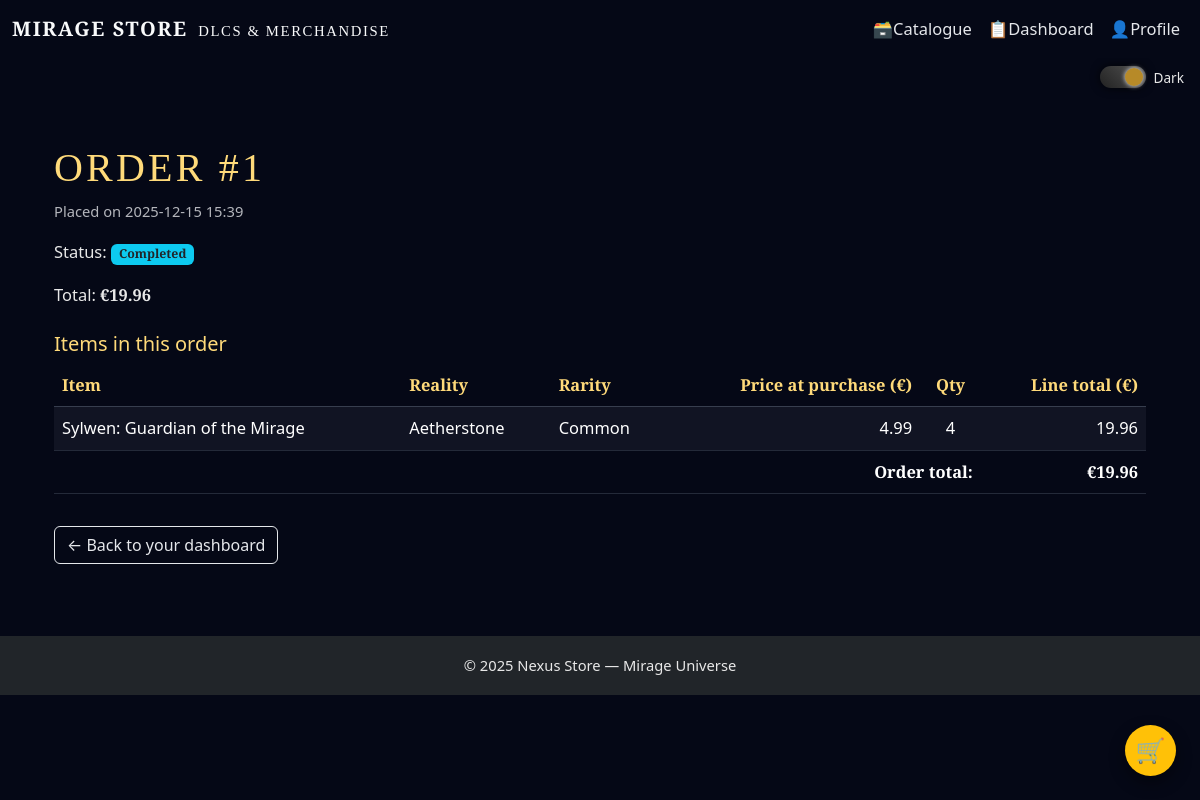
Screenshot of /accounts/orders/1/ (signed in) with the database file from the repository.
### core/models.py (models this page shows, shortened)
class Order(models.Model):
    STATUS_CHOICES = [
        ("pending", "Pending"),
        ("completed", "Completed"),
        ("cancelled", "Cancelled"),
    ]
    user = models.ForeignKey(
        User,
        on_delete=models.CASCADE,
        related_name="orders",
    )
    created_at = models.DateTimeField(auto_now_add=True)
    status = models.CharField(
        max_length=20,
        choices=STATUS_CHOICES,
        default="completed",
    )
    total_price = models.DecimalField(
        max_digits=8,
        decimal_places=2,
        default=Decimal("0.00"),
    )

class OrderItem(models.Model):
    order = models.ForeignKey(
        Order,
        on_delete=models.CASCADE,
        related_name="items",
    )
    item = models.ForeignKey(
        Item,
        on_delete=models.PROTECT,
        related_name="order_items",
    )
    quantity = models.PositiveIntegerField(default=1)
    price_at_purchase = models.DecimalField(max_digits=7, decimal_places=2)
    def line_total(self) -> Decimal:
        return self.price_at_purchase * self.quantity

class Item(models.Model):
    label = models.CharField(max_length=100)
    category = models.ForeignKey(
        Category,
        on_delete=models.PROTECT,
        related_name="items",
    )
    subcategory = models.ForeignKey(
        SubCategory,
        on_delete=models.PROTECT,
        related_name="items",
    )
    description = models.TextField(blank=True)
    price = models.DecimalField(max_digits=7, decimal_places=2)
    element = models.CharField(max_length=30, blank=True)
    reality_fragment = models.CharField(max_length=50, blank=True)
    rarity = models.CharField(
        max_length=20,
        choices=RARITY_CHOICES,
        default="common",
    )
    image_url = models.CharField(
        max_length=200,
        blank=True,
        help_text="Path under static/, e.g. 'images/items/emberwreath-longbow.png'",
    )
    created_at = models.DateTimeField(auto_now_add=True)

### accounts/views.py (the view)
# urls.py: path("orders/<int:order_id>/", views.order_detail_view, name="order_detail"),
@login_required
def order_detail_view(request, order_id):
    order = get_object_or_404(Order, pk=order_id, user=request.user)
    order_items = OrderItem.objects.filter(order=order).select_related("item")
    context = {
        "order": order,
        "order_items": order_items,
    }
    return render(request, "accounts/order_detail.html", context)

### accounts/templates/accounts/order_detail.html (shortened to what this page needs)
{% extends "core/layout.html" %}
{% block content %}
<div class="container py-4">
    <h1 class="page-title">Order #{{ order.id }}</h1>
    <p class="text-muted small">
        Placed on {{ order.created_at|date:"Y-m-d H:i" }}
    </p>
    <p>
        Status:
        <span class="badge bg-info text-dark">{{ order.status|title }}</span>
    </p>
    <p>
        Total:
        <strong>€{{ order.total_price }}</strong>
    </p>
    <h2 class="h5 mt-4">Items in this order</h2>
    {% if order_items %}
        <div class="table-responsive mt-2">
            <table class="table table-dark table-striped align-middle">
                <thead>
                    <tr>
                        <th>Item</th>
                        <th>Reality</th>
                        <th>Rarity</th>
                        <th class="text-end">Price at purchase (€)</th>
                        <th class="text-center">Qty</th>
                        <th class="text-end">Line total (€)</th>
                    </tr>
                </thead>
                <tbody>
                {% for row in order_items %}
                    <tr>
                        <td>{{ row.item.label }}</td>
                        <td>{{ row.item.reality_fragment|default:"–" }}</td>
                        <td>{{ row.item.get_rarity_display }}</td>
                        <td class="text-end">{{ row.price_at_purchase }}</td>
                        <td class="text-center">{{ row.quantity }}</td>
                        <td class="text-end">{{ row.line_total }}</td>
                    </tr>
                {% endfor %}
                </tbody>
                <tfoot>
                    <tr>
                        <th colspan="5" class="text-end">Order total:</th>
                        <th class="text-end">€{{ order.total_price }}</th>
                    </tr>
                </tfoot>
            </table>
        </div>
    {% else %}
        <p class="small mt-2">
            This order has no items (this normally should not happen).
        </p>
    {% endif %}
    <a href="{% url 'dashboard' %}" class="btn btn-outline-light mt-3">
        ← Back to your dashboard
    </a>
</div>
{% endblock %}

### core/static/css-files/global.css (style rules this page uses)
*, *::before, *::after { box-sizing: border-box; }
body { font-family: "Cormorant Garamond", system-ui, -apple-system, BlinkMacSystemFont, "Segoe UI", sans-serif; }
.mirage-hero-title, .navbar-brand, .page-title { font-family: "Cinzel", serif; letter-spacing: 0.08em; text-transform: uppercase; }
html { font-size: 16px; }
body { font-size: 1.03rem; line-height: 1.6; font-weight: 500; -webkit-font-smoothing: antialiased; text-rendering: optimizeLegibility; }
.small, small { font-size: 0.92rem; }
.mirage-hero-title, .navbar-brand, .page-title { font-family: "Cinzel Decorative", "Cinzel", serif; }

### core/static/css-files/theme-dark.css (style rules this page uses)
body.dark-theme { background-color: #050816; color: #f3f4f6; }
body.dark-theme h1, body.dark-theme h2, body.dark-theme h3, body.dark-theme h4, body.dark-theme h5, body.dark-theme h6 { color: #ffda7a; }
body.dark-theme p, body.dark-theme li, body.dark-theme small, body.dark-theme label, body.dark-theme span { color: #e8e8e8; }
body.dark-theme a { color: #ffda7a; text-decoration: none; }
body.dark-theme .btn-outline-light { border-color: #e5e7eb; color: #e5e7eb; }
body.dark-theme .page-title { color: #ffda7a; }
body.dark-theme .text-muted, body.dark-theme .text-secondary, body.dark-theme .text-body-secondary, body.dark-theme .text-black-50 { color: rgba(229, 231, 235, 0.78) !important; }
body.dark-theme .table { color: #e5e7eb; --bs-table-bg: transparent; --bs-table-striped-bg: rgba(148, 163, 184, 0.08); --bs-table-hover-bg: rgba(255, 218, 122, 0.10); border-color: rgba(148, 163, 184, 0.25); }
body.dark-theme .table thead th { color: #ffda7a; border-bottom-color: rgba(148, 163, 184, 0.35); }
body.dark-theme .table td, body.dark-theme .table th { border-color: rgba(148, 163, 184, 0.22); }

### rows the page displays
Order: id "1", created_at "2025-12-15 15:39", status "Completed", total_price "19.96"
OrderItem: item.label "Sylwen: Guardian of the Mirage", item.reality_fragment "Aetherstone", item.rarity "Common", price_at_purchase "4.99", quantity "4", line_total "19.96"
